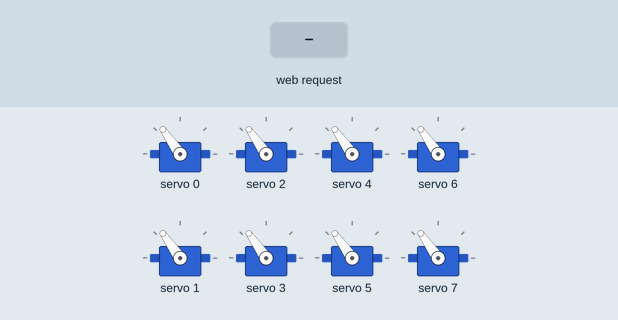
Recording of a sketch running on a simulated Arduino Uno R4 WiFi. On the bench: 8 × servo. Inputs (shaded band) come from the test bench. What the sketch prints to the serial monitor is not drawn.

Above: at 1.2 s.
1.3 s: HTTP request GET /sit received
At 3.6 s:
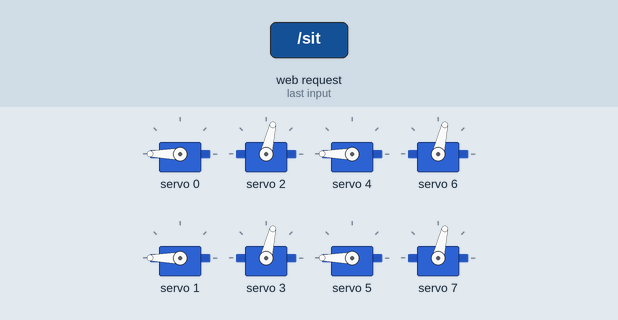
3.9 s: HTTP request GET /stand received
At 4.38 s:
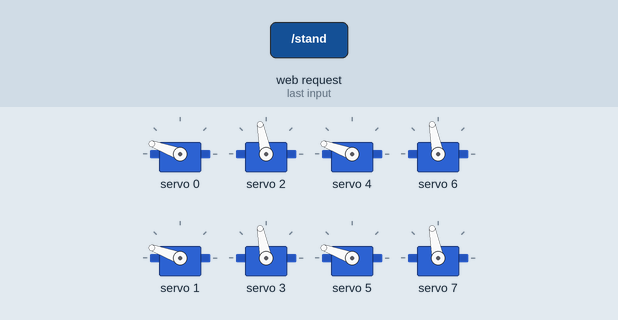
6.0 s: HTTP request GET /forward received
At 6.47 s:
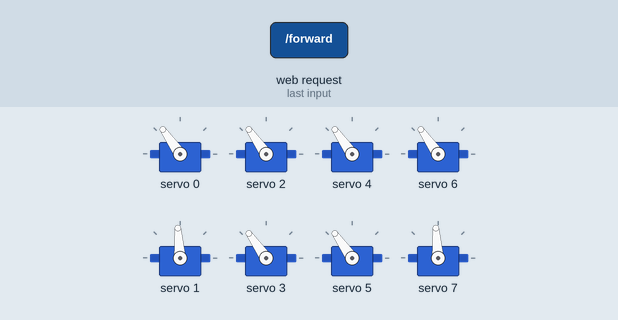
Timing chart, 0 to 24.0 s (numbered marks = the images above; inputs shaded):
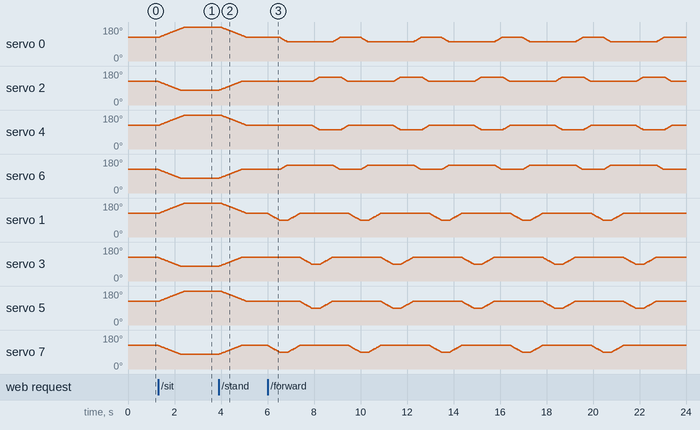

Measured:
- after the input at 1.3 s, servo 0, servo 4, servo 1, servo 5: moves from 125° to 180° over 1.1 s, starting at once; servo 2, servo 6, servo 3, servo 7: moves from 125° to 77° over 0.97 s, starting at once
- after the input at 3.9 s, servo 0, servo 4, servo 1, servo 5: moves from 180° to 125° over 1.1 s, starting after 0.08 s; servo 2, servo 6, servo 3, servo 7: moves from 77° to 125° over 0.97 s, starting at once

The sketch:

dog_robot.ino
```cpp
#include <WiFiS3.h>
#include <Wire.h>
#include <Adafruit_PWMServoDriver.h>

//====================================================
//                 WIFI
//====================================================

char ssid[] = "DogRobot";
char pass[] = "12345678";

WiFiServer server(80);

//====================================================
//              PCA9685 SERVO DRIVER
//====================================================

Adafruit_PWMServoDriver pwm = Adafruit_PWMServoDriver(0x40);

// PCA9685 servo settings
const int SERVOMIN = 150;
const int SERVOMAX = 600;
const int SERVO_FREQ = 50;

//====================================================
//        PCA9685 SERVO COMPATIBILITY CLASS
//====================================================
// This keeps your original .write() logic unchanged.
// Instead of Arduino Servo pins, PCA9685 channels
// are used.

class PCAServo {
  private:
    int channel;

  public:

    void attach(int ch) {
      channel = ch;
    }

    void write(int angle) {

      angle = constrain(angle, 0, 180);

      int pulse = map(
        angle,
        0,
        180,
        SERVOMIN,
        SERVOMAX
      );

      pwm.setPWM(channel, 0, pulse);
    }
};

//--------------- Servos ---------------//

PCAServo hipFL;
PCAServo hipFR;
PCAServo hipBL;
PCAServo hipBR;

PCAServo kneeFL;
PCAServo kneeFR;
PCAServo kneeBL;
PCAServo kneeBR;

//====================================================
//             PCA9685 CHANNELS
//====================================================

const int HIP_FL_CH  = 0;
const int KNEE_FL_CH = 1;

const int HIP_FR_CH  = 2;
const int KNEE_FR_CH = 3;

const int HIP_BL_CH  = 4;
const int KNEE_BL_CH = 5;

const int HIP_BR_CH  = 6;
const int KNEE_BR_CH = 7;

//====================================================
//          CURRENT SERVO POSITIONS
//====================================================

int hipFLPos = 90;
int hipFRPos = 90;
int hipBLPos = 90;
int hipBRPos = 90;

int kneeFLPos = 90;
int kneeFRPos = 90;
int kneeBLPos = 90;
int kneeBRPos = 90;

//====================================================
//             WALKING PARAMETERS
//====================================================

// Left legs
const int HIP_LEFT_FORWARD = 70;
const int HIP_LEFT_BACK    = 110;

// Right legs (mirror)
const int HIP_RIGHT_FORWARD = 110;
const int HIP_RIGHT_BACK    = 70;

const int KNEE_UP   = 60;
const int KNEE_DOWN = 90;

const int STEP_DELAY = 15;

//====================================================
//              SMOOTH MOVE
//====================================================

void moveServo(PCAServo &servo, int &current, int target)
{
  if (current < target)
  {
    while (current < target)
    {
      current++;
      servo.write(current);
      delay(15);
    }
  }
  else
  {
    while (current > target)
    {
      current--;
      servo.write(current);
      delay(15);
    }
  }
}

//====================================================
//                 MOVE LEG
//====================================================

void moveLeg(
  PCAServo &hip,
  PCAServo &knee,
  int &hipPos,
  int &kneePos,
  int hipTarget,
  int kneeTarget)
{
  while (hipPos != hipTarget || kneePos != kneeTarget)
  {
    if (hipPos < hipTarget) hipPos++;
    if (hipPos > hipTarget) hipPos--;

    if (kneePos < kneeTarget) kneePos++;
    if (kneePos > kneeTarget) kneePos--;

    hip.write(hipPos);
    knee.write(kneePos);

    delay(STEP_DELAY);
  }
}

//====================================================
//              MOVE TWO LEGS
//====================================================

void moveTwoLegs(
  PCAServo &hip1,
  PCAServo &knee1,
  int &hipPos1,
  int &kneePos1,
  int hipTarget1,
  int kneeTarget1,

  PCAServo &hip2,
  PCAServo &knee2,
  int &hipPos2,
  int &kneePos2,
  int hipTarget2,
  int kneeTarget2)
{
  while (
    hipPos1 != hipTarget1 ||
    kneePos1 != kneeTarget1 ||
    hipPos2 != hipTarget2 ||
    kneePos2 != kneeTarget2)
  {
    if (hipPos1 < hipTarget1) hipPos1++;
    if (hipPos1 > hipTarget1) hipPos1--;

    if (kneePos1 < kneeTarget1) kneePos1++;
    if (kneePos1 > kneeTarget1) kneePos1--;

    if (hipPos2 < hipTarget2) hipPos2++;
    if (hipPos2 > hipTarget2) hipPos2--;

    if (kneePos2 < kneeTarget2) kneePos2++;
    if (kneePos2 > kneeTarget2) kneePos2--;

    hip1.write(hipPos1);
    knee1.write(kneePos1);

    hip2.write(hipPos2);
    knee2.write(kneePos2);

    delay(STEP_DELAY);
  }
}

//====================================================
//                 FORWARD WALK
//====================================================

void walkCycle()
{
  //===========================
  // Phase 1
  // Front Left + Back Right
  //===========================

  // Lift both legs
  moveTwoLegs(
    hipFL, kneeFL,
    hipFLPos, kneeFLPos,
    hipFLPos, KNEE_UP,

    hipBR, kneeBR,
    hipBRPos, kneeBRPos,
    hipBRPos, KNEE_UP
  );

  // Swing forward
  moveTwoLegs(
    hipFL, kneeFL,
    hipFLPos, kneeFLPos,
    HIP_LEFT_FORWARD, KNEE_UP,

    hipBR, kneeBR,
    hipBRPos, kneeBRPos,
    HIP_RIGHT_FORWARD, KNEE_UP
  );

  // Place on ground
  moveTwoLegs(
    hipFL, kneeFL,
    hipFLPos, kneeFLPos,
    HIP_LEFT_FORWARD, KNEE_DOWN,

    hipBR, kneeBR,
    hipBRPos, kneeBRPos,
    HIP_RIGHT_FORWARD, KNEE_DOWN
  );

  //===========================
  // Phase 2
  // Front Right + Back Left
  //===========================

  moveTwoLegs(
    hipFR, kneeFR,
    hipFRPos, kneeFRPos,
    hipFRPos, KNEE_UP,

    hipBL, kneeBL,
    hipBLPos, kneeBLPos,
    hipBLPos, KNEE_UP
  );

  moveTwoLegs(
    hipFR, kneeFR,
    hipFRPos, kneeFRPos,
    HIP_RIGHT_FORWARD, KNEE_UP,

    hipBL, kneeBL,
    hipBLPos, kneeBLPos,
    HIP_LEFT_FORWARD, KNEE_UP
  );

  moveTwoLegs(
    hipFR, kneeFR,
    hipFRPos, kneeFRPos,
    HIP_RIGHT_FORWARD, KNEE_DOWN,

    hipBL, kneeBL,
    hipBLPos, kneeBLPos,
    HIP_LEFT_FORWARD, KNEE_DOWN
  );

  //===========================
  // Return to neutral
  //===========================

  moveTwoLegs(
    hipFL, kneeFL,
    hipFLPos, kneeFLPos,
    90, KNEE_DOWN,

    hipBR, kneeBR,
    hipBRPos, kneeBRPos,
    90, KNEE_DOWN
  );

  moveTwoLegs(
    hipFR, kneeFR,
    hipFRPos, kneeFRPos,
    90, KNEE_DOWN,

    hipBL, kneeBL,
    hipBLPos, kneeBLPos,
    90, KNEE_DOWN
  );
}

//====================================================
//                 BACKWARD WALK
//====================================================

void walkCycleBackward()
{
  //===========================
  // Phase 1
  // Front Left + Back Right
  //===========================

  moveTwoLegs(
    hipFL, kneeFL,
    hipFLPos, kneeFLPos,
    hipFLPos, KNEE_UP,

    hipBR, kneeBR,
    hipBRPos, kneeBRPos,
    hipBRPos, KNEE_UP
  );

  // Swing backward
  moveTwoLegs(
    hipFL, kneeFL,
    hipFLPos, kneeFLPos,
    HIP_LEFT_BACK, KNEE_UP,

    hipBR, kneeBR,
    hipBRPos, kneeBRPos,
    HIP_RIGHT_BACK, KNEE_UP
  );

  // Place on ground
  moveTwoLegs(
    hipFL, kneeFL,
    hipFLPos, kneeFLPos,
    HIP_LEFT_BACK, KNEE_DOWN,

    hipBR, kneeBR,
    hipBRPos, kneeBRPos,
    HIP_RIGHT_BACK, KNEE_DOWN
  );

  //===========================
  // Phase 2
  // Front Right + Back Left
  //===========================

  moveTwoLegs(
    hipFR, kneeFR,
    hipFRPos, kneeFRPos,
    hipFRPos, KNEE_UP,

    hipBL, kneeBL,
    hipBLPos, kneeBLPos,
    hipBLPos, KNEE_UP
  );

  moveTwoLegs(
    hipFR, kneeFR,
    hipFRPos, kneeFRPos,
    HIP_RIGHT_BACK, KNEE_UP,

    hipBL, kneeBL,
    hipBLPos, kneeBLPos,
    HIP_LEFT_BACK, KNEE_UP
  );

  moveTwoLegs(
    hipFR, kneeFR,
    hipFRPos, kneeFRPos,
    HIP_RIGHT_BACK, KNEE_DOWN,

    hipBL, kneeBL,
    hipBLPos, kneeBLPos,
    HIP_LEFT_BACK, KNEE_DOWN
  );

  // Return to stand
  moveTwoLegs(
    hipFL, kneeFL,
    hipFLPos, kneeFLPos,
    90, KNEE_DOWN,

    hipBR, kneeBR,
    hipBRPos, kneeBRPos,
    90, KNEE_DOWN
  );

  moveTwoLegs(
    hipFR, kneeFR,
    hipFRPos, kneeFRPos,
    90, KNEE_DOWN,

    hipBL, kneeBL,
    hipBLPos, kneeBLPos,
    90, KNEE_DOWN
  );
}

//====================================================
//                  STAND POSE
//====================================================

void standPose()
{
  while (
    hipFLPos != 90 ||
    hipFRPos != 90 ||
    hipBLPos != 90 ||
    hipBRPos != 90 ||
    kneeFLPos != 90 ||
    kneeFRPos != 90 ||
    kneeBLPos != 90 ||
    kneeBRPos != 90)
  {
    if (hipFLPos > 90) hipFLPos--;
    if (hipFRPos < 90) hipFRPos++;
    if (hipBLPos > 90) hipBLPos--;
    if (hipBRPos < 90) hipBRPos++;

    if (kneeFLPos > 90) kneeFLPos--;
    if (kneeFRPos < 90) kneeFRPos++;
    if (kneeBLPos > 90) kneeBLPos--;
    if (kneeBRPos < 90) kneeBRPos++;

    hipFL.write(hipFLPos);
    hipFR.write(hipFRPos);
    hipBL.write(hipBLPos);
    hipBR.write(hipBRPos);

    kneeFL.write(kneeFLPos);
    kneeFR.write(kneeFRPos);
    kneeBL.write(kneeBLPos);
    kneeBR.write(kneeBRPos);

    delay(20);
  }
}

//====================================================
//                   SIT POSE
//====================================================

void sitPose()
{
  while (
    hipFLPos != 140 ||
    hipFRPos != 50 ||
    hipBLPos != 140 ||
    hipBRPos != 50 ||
    kneeFLPos != 140 ||
    kneeFRPos != 50 ||
    kneeBLPos != 140 ||
    kneeBRPos != 50)
  {
    if (hipFLPos < 140) hipFLPos++;
    if (hipFRPos > 50) hipFRPos--;
    if (hipBLPos < 140) hipBLPos++;
    if (hipBRPos > 50) hipBRPos--;

    if (kneeFLPos < 140) kneeFLPos++;
    if (kneeFRPos > 50) kneeFRPos--;
    if (kneeBLPos < 140) kneeBLPos++;
    if (kneeBRPos > 50) kneeBRPos--;

    hipFL.write(hipFLPos);
    hipFR.write(hipFRPos);
    hipBL.write(hipBLPos);
    hipBR.write(hipBRPos);

    kneeFL.write(kneeFLPos);
    kneeFR.write(kneeFRPos);
    kneeBL.write(kneeBLPos);
    kneeBR.write(kneeBRPos);

    delay(20);
  }
}

//====================================================
//                 WALK FORWARD
//====================================================

void walkForward()
{
  // If the robot is sitting, stand up smoothly.
  standPose();

  // Walk forward.
  for (int i = 0; i < 5; i++)
  {
    walkCycle();
  }

  // Finish in standing position.
  standPose();
}

//====================================================
//                 WALK BACKWARD
//====================================================

void walkBackward()
{
  standPose();

  for (int i = 0; i < 5; i++)
  {
    walkCycleBackward();
  }

  standPose();
}

//====================================================
//                  WEB PAGE
//====================================================

String page()
{
  String html =
  "<!DOCTYPE html>"
  "<html>"
  "<head>"
  "<meta name='viewport' content='width=device-width, initial-scale=1'>"
  "<style>"
  "body{text-align:center;font-family:Arial;margin-top:40px;}"
  "button{width:180px;height:70px;font-size:24px;margin:20px;}"
  "</style>"
  "</head>"
  "<body>"
  "<h2>Dog Robot</h2>"
  "<a href='/stand'><button>STAND</button></a><br>"
  "<a href='/sit'><button>SIT</button></a>"
  "<a href='/forward'><button>FORWARD</button></a><br>"
  "<a href='/backward'><button>BACKWARD</button></a><br>"
  "</body>"
  "</html>";

  return html;
}

//====================================================
//                     SETUP
//====================================================

void setup()
{
  Serial.begin(115200);

  //==================================================
  // START PCA9685
  //==================================================

  Wire.begin();

  pwm.begin();

  pwm.setOscillatorFrequency(27000000);

  pwm.setPWMFreq(SERVO_FREQ);

  delay(10);

  //==================================================
  // ASSIGN PCA9685 CHANNELS
  //==================================================

  hipFL.attach(HIP_FL_CH);
  kneeFL.attach(KNEE_FL_CH);

  hipFR.attach(HIP_FR_CH);
  kneeFR.attach(KNEE_FR_CH);

  hipBL.attach(HIP_BL_CH);
  kneeBL.attach(KNEE_BL_CH);

  hipBR.attach(HIP_BR_CH);
  kneeBR.attach(KNEE_BR_CH);

  //==================================================
  // START IN STAND POSITION
  //==================================================

  hipFL.write(90);
  hipFR.write(90);
  hipBL.write(90);
  hipBR.write(90);

  kneeFL.write(90);
  kneeFR.write(90);
  kneeBL.write(90);
  kneeBR.write(90);

  //==================================================
  // WIFI ACCESS POINT
  //==================================================

  WiFi.beginAP(ssid, pass);

  Serial.print("AP IP Address: ");
  Serial.println(WiFi.localIP());

  server.begin();
}

//====================================================
//                      LOOP
//====================================================

void loop()
{
  WiFiClient client = server.available();

  if (client)
  {
    String req = client.readStringUntil('\r');

    client.flush();

    if (req.indexOf("GET /stand") >= 0)
      standPose();

    if (req.indexOf("GET /sit") >= 0)
      sitPose();

    if (req.indexOf("GET /forward") >= 0)
      walkForward();

    if (req.indexOf("GET /backward") >= 0)
      walkBackward();

    client.println("HTTP/1.1 200 OK");
    client.println("Content-Type: text/html");
    client.println("Connection: close");
    client.println();

    client.println(page());

    client.stop();
  }
}
```
